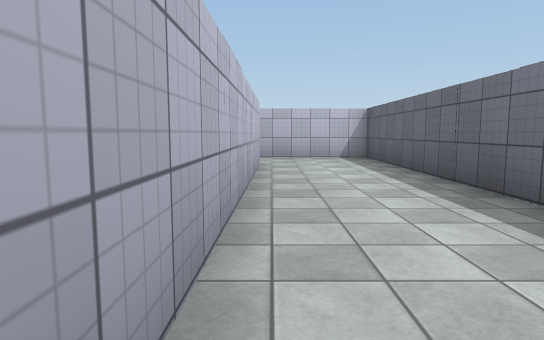
view 1 (above)

19 first-person views from a walk through a 3-D level made in the Unity game engine. The camera is 1.3 m above the floor, tilts 6° down and sees 75° across. The floor is counted in squares, 2 m on a side. Each view is taken from the middle of a square. On the plan, view 1 faces up. The plan holds only what a view shows up to about 10 squares ahead; the rest is blank. Some animated figures are left out. Surface patterns are stand-ins for the level's own textures.

view 2
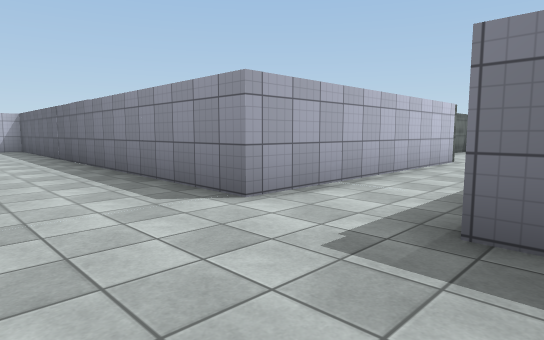

view 3
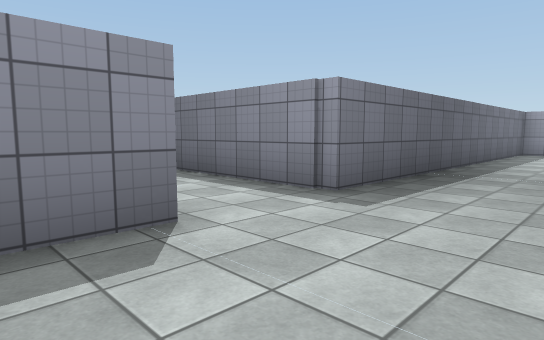

view 4
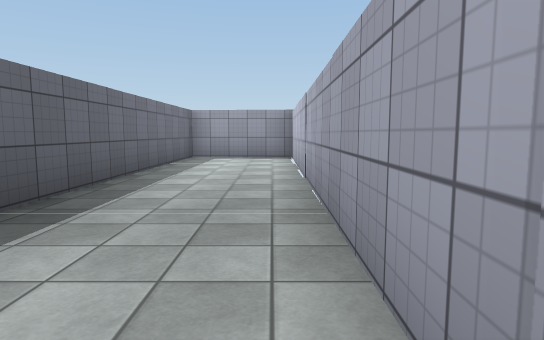

view 5
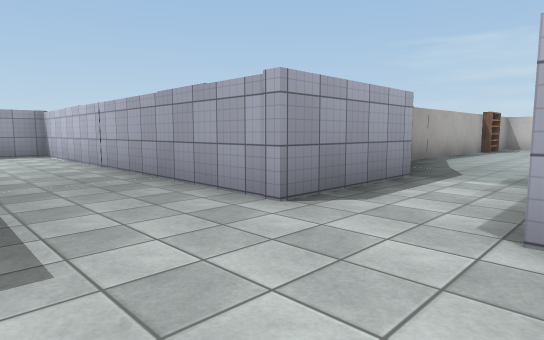

view 6
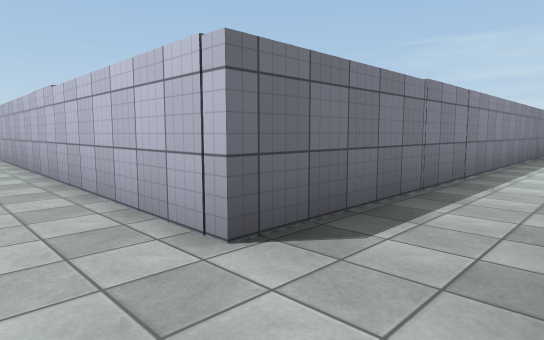

view 7
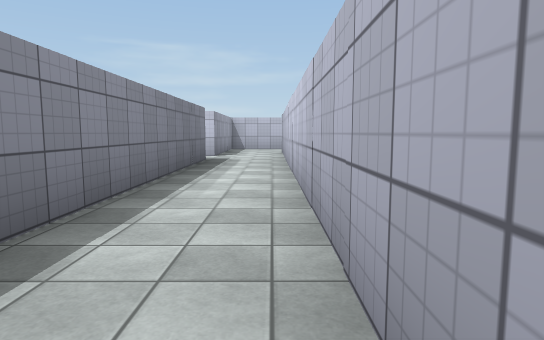

view 8
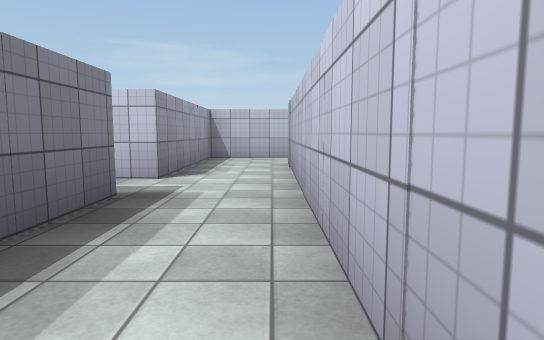

view 9
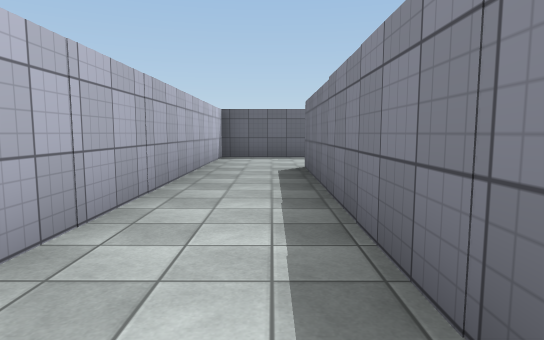

view 10
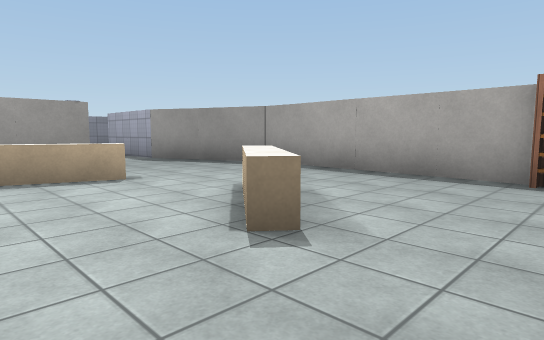

view 11
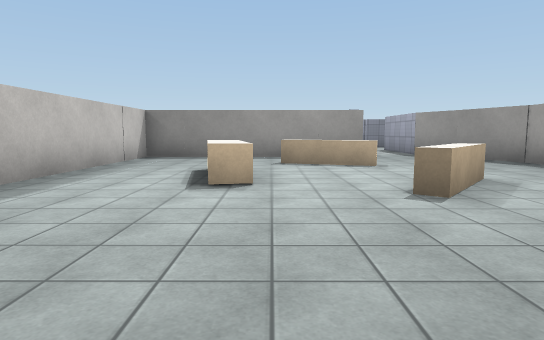

view 12
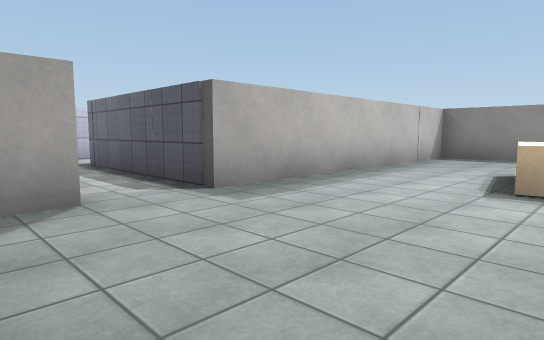

view 13
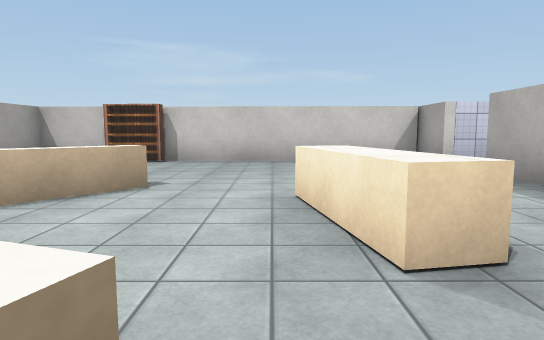

view 14
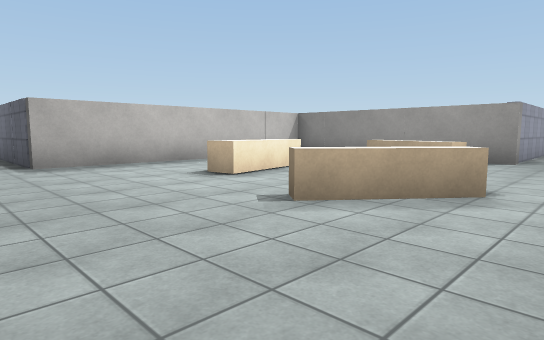

view 15
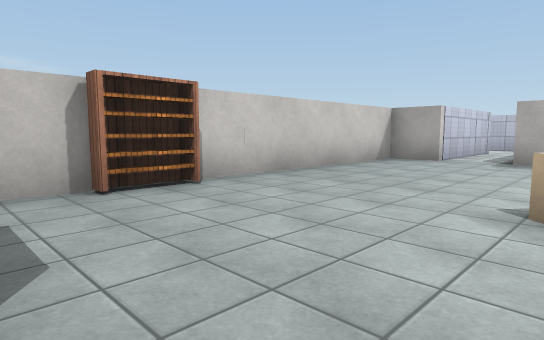

view 16
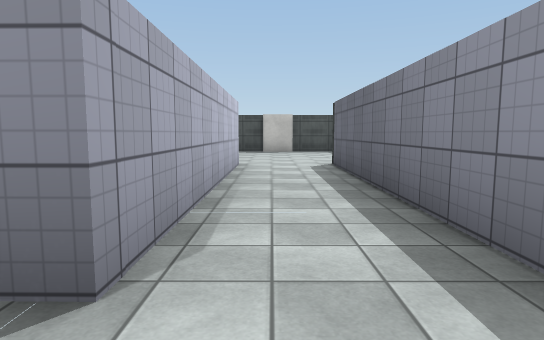

view 17
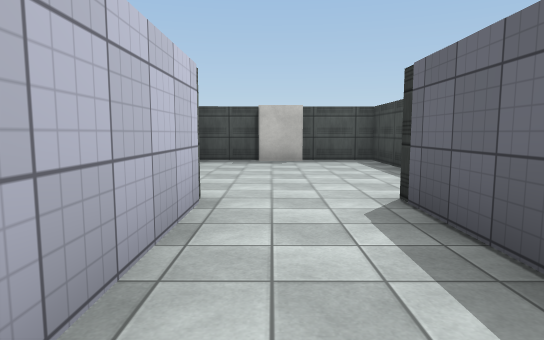

view 18
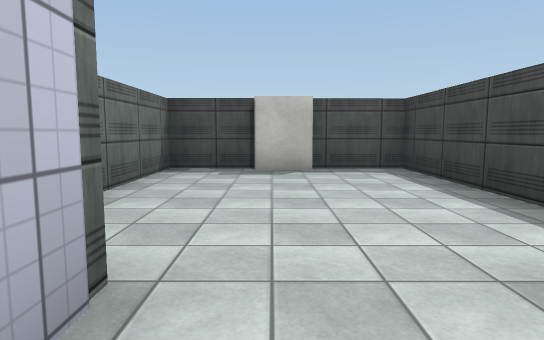

view 19
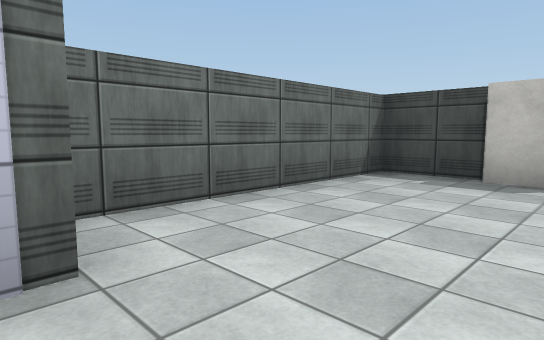

### Floor plan
Points are (right, up) in squares from view 1. A wall is a line through its corners. A room is listed if a view was taken in it or the views show most of it. See-through windows are left out.
Room 1 (views 1, 2, 3, 4, 5, 6, 7, 8, 9, 16, 17, 18, 19)
walls: (-0.4, -4.3) (-0.6, -13.5) (2.1, -13.6) (2.3, -4.3) (8.5, -4.3); (8.5, -2.3) (2.3, -2.3) (2.5, 9.3) (-15.6, 9.3); (-11.6, 3.4) (-11.6, 7.4) (-0.2, 7.4) (-0.4, -2.4); (-17.3, 9.5) (-17.2, 7.4) (-13, 7.4) (-13, 3.4)
ways out: opening at (-12, 3) to room 2; opening at (-1, -3.5) to room 2; opening at (8, -3.5) to room 3
Room 2 (views 10, 11, 12, 13, 14, 15)
walls: (-11.2, -5.4) (-7.1, -5.4); (-7.2, -5.6) (-6.3, -5.6) (-4.4, -4.9); (-13, 3.4) (-14.2, 3.4) (-14.2, -5.4) (-13, -5.4); (-4.5, -4.9) (-3.2, -4.3) (-0.4, -4.3); (-0.8, -2.3) (-4.5, -2.3) (-4.5, 3.4) (-11.6, 3.4)
low walls: (-8.9, -3.1) (-10.5, -1.8) (-10.3, -1.5) (-9.1, -2.5); (-7.7, 1.3) (-7.6, 0.6) (-9.6, 0.2) (-9.7, 0.9); (-6.6, -2.2) (-7, -2.1) (-6.4, -0.2)
ways out: opening at (-12, 3) to room 1; opening at (-1, -3.5) to room 1
objects: other object (-14, -3); other object (-12, -5)
Room 3 (no view inside)
walls: (13.2, -3.8) (13.2, -2.6); (13.5, -2.7) (13.5, -1.1) (8.8, -1.1); (10, -5.4) (13.5, -5.4) (13.5, -3.6)
ways out: opening at (8, -3.5) to room 1

Positions as (right, up) in squares from view 1, and headings:
1: (0, 0), facing up
2: (0, -5), facing up-right
3: (0, -1), facing down-right
4: (0, -4), facing down
5: (2, -2), facing down-left
6: (1, 9), facing down-left
7: (-3, 9), facing left
8: (-8, 9), facing left
9: (-7, 8), facing right
10: (-12, 0), facing down-right
11: (-14, 0), facing right
12: (-14, 0), facing up-right
13: (-6, 0), facing left
14: (-13, -4), facing up-right
15: (-10, -5), facing up-left
16: (1, -3), facing right
17: (5, -3), facing right
18: (7, -3), facing right
19: (8, -4), facing up-right
